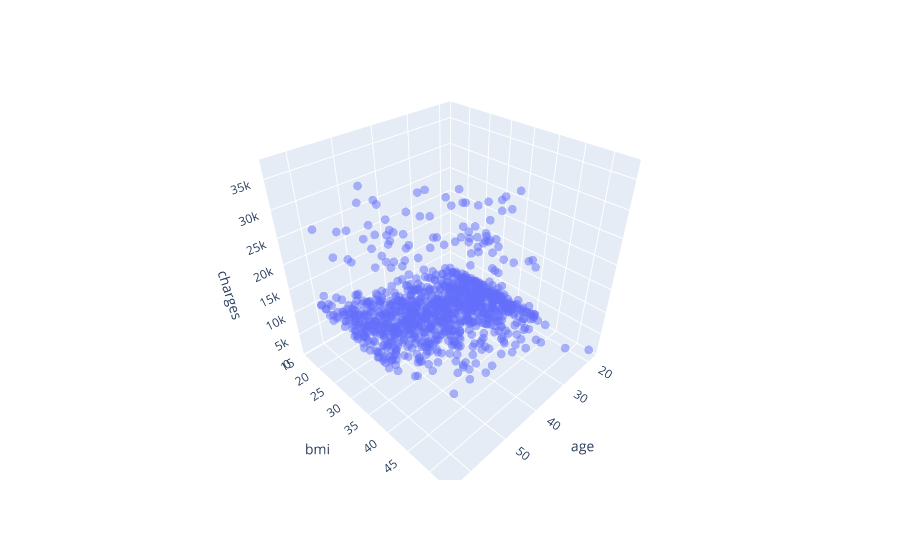

The notebook cell saved with this chart:
### Markdown cell above
We can clearly see that there is very insignificant difference in loss and that is understandable as the correlation is so low.

### Code cell
px.scatter_3d(non_smoker_df, x='age', y='bmi', z='charges').update_traces(marker_size=3, marker_opacity=0.5)

### Figure 1 — Plotly figure (JSON) as saved in the notebook; plotly's stock layout.template omitted (floating-point values rounded to 4 significant figures; data arrays with more than 128 entries replaced by an {"elided": "..."} marker saying what was removed)
{"data": [{"hovertemplate": "age=%{x}<br>bmi=%{y}<br>charges=%{z}<extra></extra>", "legendgroup": "", "marker": {"color": "#636efa", "opacity": 0.5, "size": 3, "symbol": "circle"}, "mode": "markers", "name": "", "scene": "scene", "showlegend": false, "type": "scatter3d", "x": {"elided": "1064 int values"}, "y": {"elided": "1064 float values"}, "z": {"elided": "1064 float values"}}], "layout": {"legend": {"tracegroupgap": 0}, "margin": {"t": 60}, "scene": {"domain": {"x": [0, 1], "y": [0, 1]}, "xaxis": {"title": {"text": "age"}}, "yaxis": {"title": {"text": "bmi"}}, "zaxis": {"title": {"text": "charges"}}}}}
